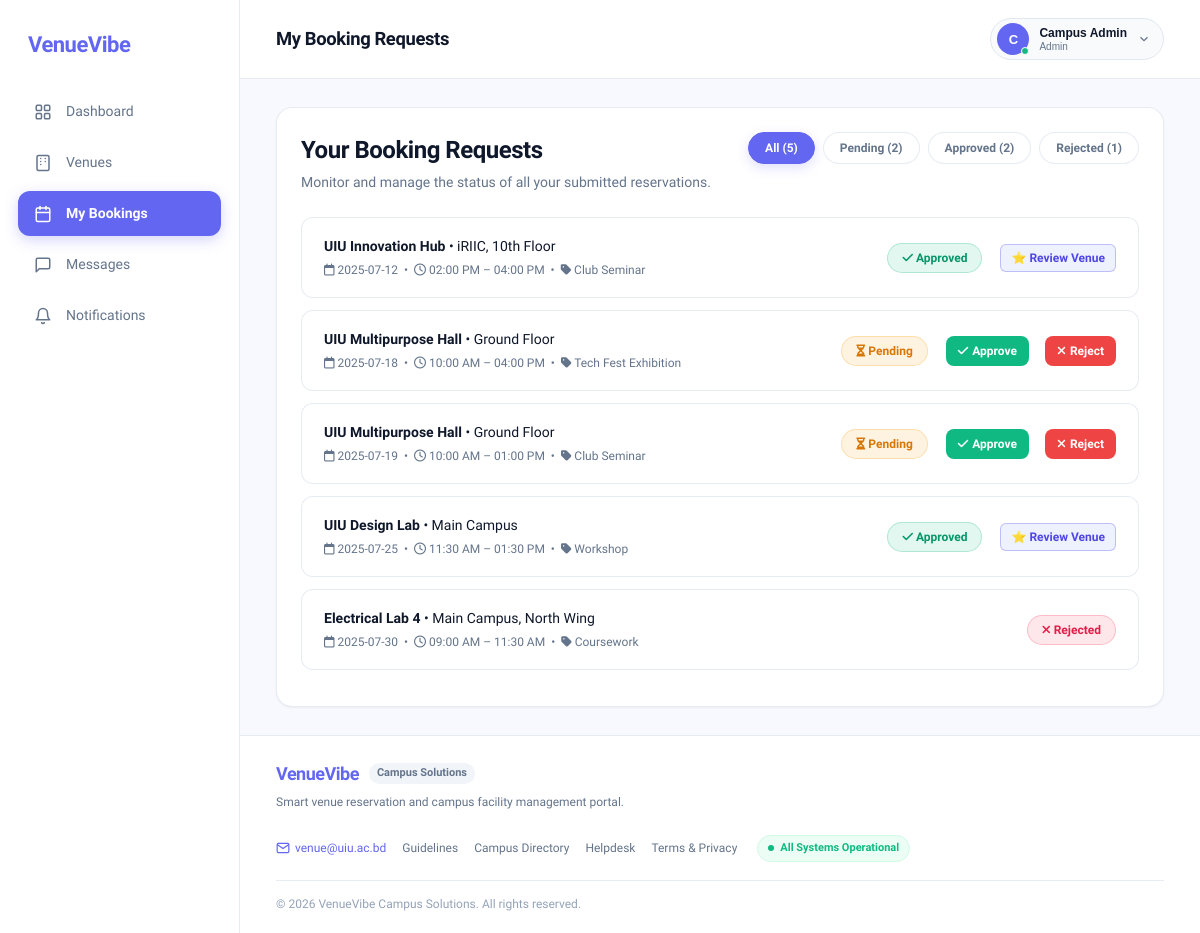
Screenshot of /requests.php (signed in) with the database file from the repository.
### tables this page shows
CREATE TABLE IF NOT EXISTS requests (
    id INT AUTO_INCREMENT PRIMARY KEY,
    user_id INT NULL,
    venue_name VARCHAR(100) NOT NULL,
    venue_location VARCHAR(150) NOT NULL,
    booking_date DATE NOT NULL,
    booking_time VARCHAR(50) NOT NULL,
    purpose VARCHAR(100) NOT NULL,
    description TEXT,
    attachment VARCHAR(255) NULL,
    status VARCHAR(20) NOT NULL DEFAULT 'Pending',  
    created_at TIMESTAMP DEFAULT CURRENT_TIMESTAMP,
    INDEX idx_booking (venue_name, booking_date, booking_time)
);

### requests.php (the view, shortened to what this page needs)
<?php
require_once 'config.php';
$userName     = $_SESSION['full_name']  ?? 'Fahim';
$userRole     = $_SESSION['role']       ?? 'Student';
$avatarLetter = strtoupper(substr($userName, 0, 1));
$userId       = $_SESSION['user_id']    ?? 2;
$isAdmin      = !empty($_SESSION['is_admin']) || (isset($_SESSION['role']) && strtolower($_SESSION['role']) === 'admin');
$requests = [];
if ($pdo) {
    try {
        if ($isAdmin) {
            $stmt = $pdo->query("SELECT * FROM requests ORDER BY created_at DESC");
            $requests = $stmt->fetchAll();
        } else {
            $stmt = $pdo->prepare("SELECT * FROM requests WHERE user_id = ? OR user_id IS NULL ORDER BY created_at DESC");
            $stmt->execute([$userId]);
            $requests = $stmt->fetchAll();
        }
    } catch (Throwable $e) {
        $requests = [];
    }
}
$countPending  = 0;
$countApproved = 0;
$countRejected = 0;
foreach ($requests as $r) {
    if (($r['status'] ?? '') === 'Approved') $countApproved++;
    elseif (($r['status'] ?? '') === 'Rejected') $countRejected++;
    else $countPending++;
}
?>
<!DOCTYPE html>
<html lang="en">
<head>
  <link rel="stylesheet" href="requests.css">
  <link rel="stylesheet" href="https://cdnjs.cloudflare.com/ajax/libs/font-awesome/6.7.2/css/all.min.css">
</head>
<body>
  <div class="app-container">
    <aside class="sidebar">
      <div class="sidebar-top">
        <a href="venue-list.php" class="brand">
          <span class="brand-text">VenueVibe</span>
        </a>
        <nav class="sidebar-nav">
          <a href="user.php" class="nav-link">
            <svg class="nav-icon" viewBox="0 0 24 24">
              <rect x="3" y="3" width="7" height="7" rx="1.5"></rect>
              <rect x="14" y="3" width="7" height="7" rx="1.5"></rect>
              <rect x="3" y="14" width="7" height="7" rx="1.5"></rect>
              <rect x="14" y="14" width="7" height="7" rx="1.5"></rect>
            </svg>
            <span>Dashboard</span>
          </a>
          <a href="venue-list.php" class="nav-link">
            <span>Venues</span>
          </a>
          <a href="requests.php" class="nav-link active">
            <svg class="nav-icon" viewBox="0 0 24 24">
              <rect x="3" y="4" width="18" height="18" rx="2"></rect>
              <line x1="16" y1="2" x2="16" y2="6"></line>
              <line x1="8" y1="2" x2="8" y2="6"></line>
              <line x1="3" y1="10" x2="21" y2="10"></line>
            </svg>
            <span>My Bookings</span>
          </a>
          <a href="messages.php" class="nav-link" id="navMessages">
            <svg class="nav-icon" viewBox="0 0 24 24">
              <path d="M21 15a2 2 0 0 1-2 2H7l-4 4V5a2 2 0 0 1 2-2h14a2 2 0 0 1 2 2z"></path>
            </svg>
            <span>Messages</span>
          </a>
          <a href="notifications.php" class="nav-link" id="sidebarNotificationsLink">
            <svg class="nav-icon" viewBox="0 0 24 24">
              <path d="M18 8A6 6 0 0 0 6 8c0 7-3 9-3 9h18s-3-2-3-9"></path>
              <path d="M13.73 21a2 2 0 0 1-3.46 0"></path>
            </svg>
            <span>Notifications</span>
          </a>
        </nav>
      </div>
    </aside>
    <main class="main-wrapper">
      <header class="top-header">
        <div class="header-left">
          <h1 class="nav-page-title">My Booking Requests</h1>
        </div>
        <div class="header-right">
          <button class="user-capsule-btn" id="userBtn" title="Account settings & profile" type="button">
            <div class="avatar-wrapper">
              <div class="avatar-letter"><?= htmlspecialchars($avatarLetter) ?></div>
              <span class="online-indicator"></span>
            </div>
            <div class="user-capsule-text">
              <span class="capsule-name"><?= htmlspecialchars($userName) ?></span>
              <span class="capsule-role"><?= htmlspecialchars(ucfirst($userRole)) ?></span>
            </div>
            <svg class="capsule-chevron" viewBox="0 0 24 24">
              <polyline points="6 9 12 15 18 9"></polyline>
            </svg>
          </button>
        </div>
      </header>
      <div class="dashboard-content">
        <div class="panel">
          <div class="requests-header">
            <div>
              <h2>Your Booking Requests</h2>
              <div class="requests-subtext">Monitor and manage the status of all your submitted reservations.</div>
            </div>
            <div class="filter-tabs" id="filterTabs">
              <button type="button" class="filter-tab active" data-filter="all" onclick="filterRequests('all')">All (<?= count($requests) ?>)</button>
              <button type="button" class="filter-tab" data-filter="Pending" onclick="filterRequests('Pending')">Pending (<?= $countPending ?>)</button>
              <button type="button" class="filter-tab" data-filter="Approved" onclick="filterRequests('Approved')">Approved (<?= $countApproved ?>)</button>
              <button type="button" class="filter-tab" data-filter="Rejected" onclick="filterRequests('Rejected')">Rejected (<?= $countRejected ?>)</button>
            </div>
          </div>
          <div id="requestsList">
            <?php if (count($requests) === 0): ?>
              <div class="about-text">You have not submitted any booking requests yet. Browse venues to book your first space!</div>
            <?php else: ?>
              <?php foreach ($requests as $r): ?>
                <?php $status = $r['status'] ?: 'Pending'; ?>
                <div class="request-row" data-status="<?= htmlspecialchars($status) ?>">
                  <div>
                    <div class="request-venue">
                      <strong><?= htmlspecialchars($r['venue_name']) ?></strong> &bull; <?= htmlspecialchars($r['venue_location']) ?>
                    </div>
                    <div class="request-meta">
                      <i class="fa-regular fa-calendar"></i> <?= htmlspecialchars($r['booking_date']) ?>
                      &nbsp;&bull;&nbsp;
                      <i class="fa-regular fa-clock"></i> <?= htmlspecialchars($r['booking_time']) ?>
                      &nbsp;&bull;&nbsp;
                      <i class="fa-solid fa-tag"></i> <?= htmlspecialchars($r['purpose']) ?>
                    </div>
                  </div>
                  <div class="request-action">
                    <?php if ($status === 'Approved'): ?>
                      <span class="status-approved"><i class="fa-solid fa-check"></i> Approved</span>
                      <?php $venueSlug = strtolower(trim(preg_replace('/[^a-zA-Z0-9]+/', '-', $r['venue_name']), '-')); ?>
                      <a href="venue-details.php?venue=<?= urlencode($venueSlug) ?>#add-review-section" style="font-size:12px; color:#4f46e5; text-decoration:none; margin-left:8px; font-weight:600; display:inline-flex; align-items:center; gap:4px; padding:4px 10px; border:1px solid rgba(79,70,229,0.3); border-radius:6px; background:#eef2ff;" title="Share your feedback after using this venue">
                        ⭐ Review Venue
                      </a>
                    <?php elseif ($status === 'Rejected'): ?>
                      <span class="status-rejected"><i class="fa-solid fa-xmark"></i> Rejected</span>
                    <?php else: ?>
                      <span class="status-pending"><i class="fa-solid fa-hourglass-half"></i> Pending</span>
                      <?php if ($isAdmin): ?>
                        <a href="requests.php?action=approve&id=<?= (int)$r['id'] ?>" class="btn-approve" style="background:#10b981;color:#fff;padding:6px 12px;border-radius:var(--radius-md);font-size:12px;text-decoration:none;font-weight:600;margin-left:8px;display:inline-flex;align-items:center;gap:4px;" title="Approve booking"><i class="fa-solid fa-check"></i> Approve</a>
                        <a href="requests.php?action=reject&id=<?= (int)$r['id'] ?>" class="btn-reject" style="background:#ef4444;color:#fff;padding:6px 12px;border-radius:var(--radius-md);font-size:12px;text-decoration:none;font-weight:600;margin-left:6px;display:inline-flex;align-items:center;gap:4px;" title="Reject booking"><i class="fa-solid fa-xmark"></i> Reject</a>
                      <?php else: ?>
                        <button type="button" class="row-cancel-btn" onclick="cancelRequest(<?= (int) $r['id'] ?>)">Cancel</button>
                      <?php endif; ?>
                    <?php endif; ?>
                  </div>
                </div>
              <?php endforeach; ?>
            <?php endif; ?>
          </div>
        </div>
      </div>
      <footer class="app-footer">
        <div class="footer-simple-content">
          <div class="footer-left">
            <div class="footer-brand-title">
              <span class="brand-text">VenueVibe</span>
              <span class="footer-pill-tag">Campus Solutions</span>
            </div>
            <p class="footer-simple-desc">Smart venue reservation and campus facility management portal.</p>
          </div>
          <div class="footer-right">
            <nav class="footer-simple-links">
              <a href="mailto:venue@uiu.ac.bd" class="footer-email-link" title="Contact Email" style="display: inline-flex; align-items: center; gap: 5px; color: var(--primary, #6366f1); font-weight: 500;">
                <svg width="14" height="14" viewBox="0 0 24 24" fill="none" stroke="currentColor" stroke-width="2"><path d="M4 4h16c1.1 0 2 .9 2 2v12c0 1.1-.9 2-2 2H4c-1.1 0-2-.9-2-2V6c0-1.1.9-2 2-2z"></path><polyline points="22,6 12,13 2,6"></polyline></svg>
                <span>venue@uiu.ac.bd</span>
              </a>
              <a href="#">Guidelines</a>
              <a href="#">Campus Directory</a>
              <a href="#">Helpdesk</a>
              <a href="#">Terms & Privacy</a>
            </nav>
            <div class="status-indicator-pill">
              <span class="live-dot"></span>
              <span>All Systems Operational</span>
            </div>
          </div>
        </div>
        <div class="footer-bottom-bar">
          <p>© <span id="year">2026</span> VenueVibe Campus Solutions. All rights reserved.</p>
        </div>
      </footer>
    </main>
  </div>
</body>
</html>

### rows the page displays
requests: venue_name "UIU Innovation Hub", venue_location "iRIIC, 10th Floor", booking_date "2025-07-12", booking_time "02:00 PM – 04:00 PM", purpose "Club Seminar"
requests: venue_name "UIU Multipurpose Hall", venue_location "Ground Floor", booking_date "2025-07-18", booking_time "10:00 AM – 04:00 PM", purpose "Tech Fest Exhibition"
requests: venue_name "UIU Multipurpose Hall", venue_location "Ground Floor", booking_date "2025-07-19", booking_time "10:00 AM – 01:00 PM", purpose "Club Seminar"
requests: venue_name "UIU Design Lab", venue_location "Main Campus", booking_date "2025-07-25", booking_time "11:30 AM – 01:30 PM", purpose "Workshop"
requests: venue_name "Electrical Lab 4", venue_location "Main Campus, North Wing", booking_date "2025-07-30", booking_time "09:00 AM – 11:30 AM", purpose "Coursework", status "Rejected" (drawn)

### other values shown
$avatarLetter "C"
$userName "Campus Admin"
$userRole "Admin"
count($requests) "5"
$countPending "2"
$countApproved "2"
$countRejected "1"
